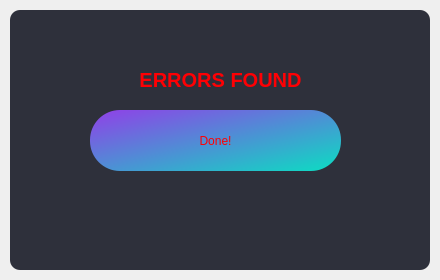
<?xml version="1.0" encoding="UTF-8"?>
<ui version="4.0">
 <class>MainWindow</class>
 <widget class="QMainWindow" name="MainWindow">
  <property name="geometry">
   <rect>
    <x>0</x>
    <y>0</y>
    <width>440</width>
    <height>280</height>
   </rect>
  </property>
  <property name="sizePolicy">
   <sizepolicy hsizetype="Fixed" vsizetype="Fixed">
    <horstretch>0</horstretch>
    <verstretch>0</verstretch>
   </sizepolicy>
  </property>
  <property name="minimumSize">
   <size>
    <width>440</width>
    <height>280</height>
   </size>
  </property>
  <property name="maximumSize">
   <size>
    <width>440</width>
    <height>280</height>
   </size>
  </property>
  <property name="windowTitle">
   <string>AlphaCopy</string>
  </property>
  <widget class="QWidget" name="errorsWdg">
   <widget class="QFrame" name="darkBG">
    <property name="geometry">
     <rect>
      <x>10</x>
      <y>10</y>
      <width>420</width>
      <height>260</height>
     </rect>
    </property>
    <property name="styleSheet">
     <string notr="true">QFrame{
	background-color: rgb(46, 48, 59);
	color:rgb(220, 220, 220);
	border-radius: 10px;
}</string>
    </property>
    <property name="frameShape">
     <enum>QFrame::StyledPanel</enum>
    </property>
    <property name="frameShadow">
     <enum>QFrame::Raised</enum>
    </property>
    <widget class="QPushButton" name="errorDonePB">
     <property name="geometry">
      <rect>
       <x>80</x>
       <y>100</y>
       <width>251</width>
       <height>61</height>
      </rect>
     </property>
     <property name="styleSheet">
      <string notr="true">QPushButton {
    background-color: qlineargradient(spread:pad, x1:0, y1:0, x2:1, y2:1, stop:0 rgba(0, 0, 0, 255), stop:0.0138249 rgba(0, 0, 0, 255), stop:0.0184332 rgba(143, 66, 231, 255), stop:0.976959 rgba(14, 218, 195, 255), stop:1 rgba(255, 255, 255, 255));
	color: rgb(255, 0, 4);
	border-style: none;
	border-radius: 30px;
	text-align: center;
}
QPushButton::pressed {
    background-color: qlineargradient(spread:pad, x1:0, y1:0, x2:1, y2:1, stop:0 rgba(222, 151, 255, 255), stop:1 rgba(54, 237, 216, 255));
	color: rgb(200, 200, 200);
	border-style: none;
	border-radius: 30px;
	text-align: center;
}</string>
     </property>
     <property name="text">
      <string>Done!</string>
     </property>
     <property name="shortcut">
      <string>Return</string>
     </property>
    </widget>
    <widget class="QLabel" name="errorsFoundLb">
     <property name="geometry">
      <rect>
       <x>10</x>
       <y>50</y>
       <width>401</width>
       <height>41</height>
      </rect>
     </property>
     <property name="font">
      <font>
       <pointsize>15</pointsize>
      </font>
     </property>
     <property name="styleSheet">
      <string notr="true">color: rgb(255, 0, 4);</string>
     </property>
     <property name="text">
      <string>&lt;strong&gt;ERRORS FOUND</string>
     </property>
     <property name="alignment">
      <set>Qt::AlignCenter</set>
     </property>
    </widget>
   </widget>
  </widget>
 </widget>
 <resources/>
 <connections/>
</ui>
